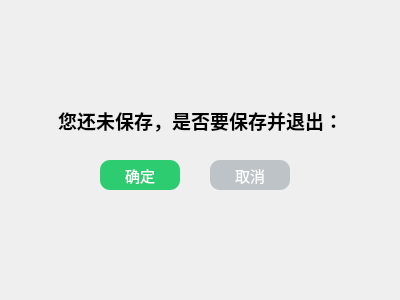
<?xml version="1.0" encoding="UTF-8"?>
<ui version="4.0">
 <class>warning</class>
 <widget class="QDialog" name="warning">
  <property name="geometry">
   <rect>
    <x>0</x>
    <y>0</y>
    <width>400</width>
    <height>300</height>
   </rect>
  </property>
  <property name="maximumSize">
   <size>
    <width>400</width>
    <height>300</height>
   </size>
  </property>
  <property name="windowTitle">
   <string>警告！</string>
  </property>
  <property name="windowIcon">
   <iconset resource="picture.qrc">
    <normaloff>:/chahao.jpg</normaloff>:/chahao.jpg</iconset>
  </property>
  <widget class="QLabel" name="label">
   <property name="geometry">
    <rect>
     <x>10</x>
     <y>50</y>
     <width>381</width>
     <height>141</height>
    </rect>
   </property>
   <property name="text">
    <string>&lt;html&gt;&lt;head/&gt;&lt;body&gt;&lt;p align=&quot;center&quot;&gt;&lt;span style=&quot; font-size:14pt; font-weight:700;&quot;&gt;您还未保存，是否要保存并退出：&lt;/span&gt;&lt;/p&gt;&lt;/body&gt;&lt;/html&gt;</string>
   </property>
  </widget>
  <widget class="QPushButton" name="pushButton">
   <property name="geometry">
    <rect>
     <x>100</x>
     <y>160</y>
     <width>80</width>
     <height>30</height>
    </rect>
   </property>
   <property name="font">
    <font>
     <pointsize>11</pointsize>
    </font>
   </property>
   <property name="styleSheet">
    <string notr="true">background-color: rgb(46, 204, 113);
color: rgb(255, 255, 255);
border-radius:10px ;</string>
   </property>
   <property name="text">
    <string>确定</string>
   </property>
  </widget>
  <widget class="QPushButton" name="pushButton_2">
   <property name="geometry">
    <rect>
     <x>210</x>
     <y>160</y>
     <width>80</width>
     <height>30</height>
    </rect>
   </property>
   <property name="font">
    <font>
     <pointsize>11</pointsize>
    </font>
   </property>
   <property name="styleSheet">
    <string notr="true">background-color: rgb(189, 195, 199);
color: rgb(255, 255, 255);
border-radius:10px ;</string>
   </property>
   <property name="text">
    <string>取消</string>
   </property>
  </widget>
 </widget>
 <resources>
  <include location="picture.qrc"/>
 </resources>
 <connections/>
</ui>
